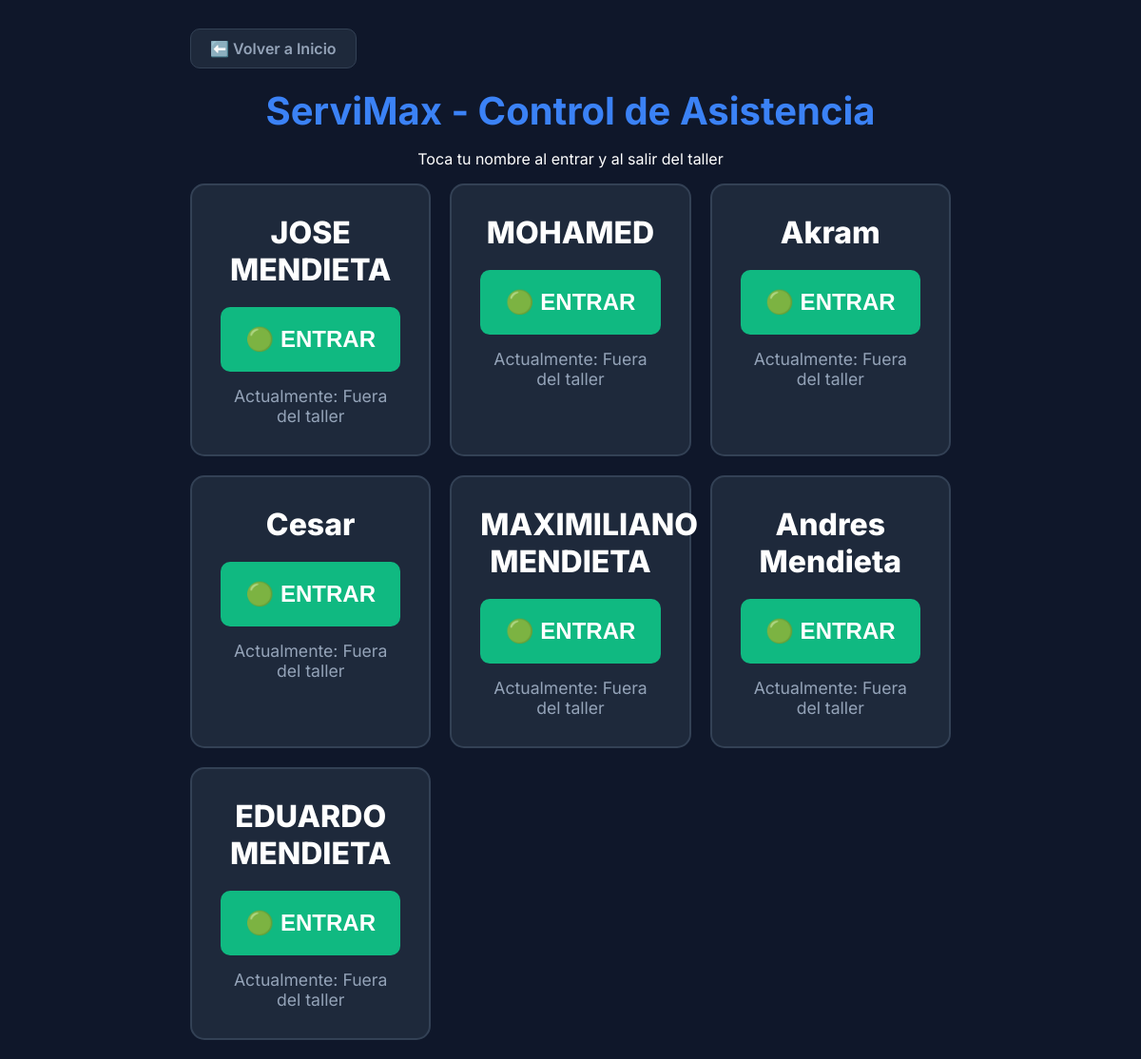
The app's page /fichar/ with its own data.
### taller/models.py (models this page shows, shortened)
class Empleado(models.Model):
    nombre = models.CharField(max_length=100)
    telefono = models.CharField(max_length=20, blank=True, null=True)
    sueldo_por_dia = models.DecimalField(max_digits=10, decimal_places=2, default=50.00)
    es_sueldo_fijo = models.BooleanField(default=False)
    sueldo_fijo_mensual = models.DecimalField(max_digits=8, decimal_places=2, default=1000.00)

### taller/views.py (the view, shortened to what this page needs)
# urls.py: path('fichar/', views.fichador_mecanicos, name='fichador'),
def fichador_mecanicos(request):
    mensaje = ""
    hoy = timezone.localtime().date()
    empleados_data = []
    empleados_db = Empleado.objects.all()
    for emp in empleados_db:
        turno_abierto = Asistencia.objects.filter(empleado=emp, fecha=hoy, hora_salida__isnull=True).exists()
        empleados_data.append({
            'id': emp.id,
            'nombre': emp.nombre,
            'trabajando_ahora': turno_abierto
        })
    return render(request, 'taller/fichador.html', {
        'empleados': empleados_data,
        'mensaje': mensaje
    })

### taller/templates/taller/fichador.html (shortened to what this page needs)
<!DOCTYPE html>
<html lang="es">
<head>
</head>
<body>
    <div class="header-top">
        <a href="{% url 'home' %}" class="btn-volver">⬅️ Volver a Inicio</a>
    </div>
    <h1>ServiMax - Control de Asistencia</h1>
    <p>Toca tu nombre al entrar y al salir del taller</p>
    <div class="grid">
        {% for emp in empleados %}
        <div class="tarjeta">
            <div class="nombre">{{ emp.nombre }}</div>
            <form method="POST">
                {% if not emp.trabajando_ahora %}
                    <button type="submit" name="accion" value="entrar" class="btn btn-entrar">🟢 ENTRAR</button>
                    <div class="estado">Actualmente: Fuera del taller</div>
                {% else %}
                    <button type="submit" name="accion" value="salir" class="btn btn-salir">🔴 SALIR</button>
                    <div class="estado" style="color: #10b981;">Actualmente: Trabajando</div>
                {% endif %}
            </form>
        </div>
        {% endfor %}
    </div>
</body>
</html>

### taller/templates/taller/fichador.html (style rules this page uses)
body { font-family: 'Inter', sans-serif; background-color: #0f172a; color: white; text-align: center; padding: 20px; margin: 0; }
.header-top { display: flex; justify-content: flex-start; max-width: 800px; margin: 0 auto 20px auto; padding-top: 10px; }
.btn-volver { background: #1e293b; color: #94a3b8; padding: 10px 20px; text-decoration: none; border-radius: 10px; font-weight: 600; border: 1px solid #334155; transition: 0.2s; }
h1 { font-size: 2.5em; margin-bottom: 10px; color: #3b82f6; margin-top: 0; }
.grid { display: grid; grid-template-columns: repeat(auto-fit, minmax(250px, 1fr)); gap: 20px; max-width: 800px; margin: 0 auto; }
.tarjeta { background: #1e293b; padding: 30px; border-radius: 15px; border: 2px solid #334155; }
.nombre { font-size: 2em; font-weight: 800; margin-bottom: 20px; }
.btn { width: 100%; padding: 20px; font-size: 1.5em; font-weight: bold; border: none; border-radius: 10px; cursor: pointer; transition: 0.2s; }
.btn-entrar { background: #10b981; color: white; }
.estado { margin-top: 15px; font-size: 1.1em; color: #94a3b8; }

### records on screen
Empleado: nombre "JOSE MENDIETA"
Empleado: nombre "MOHAMED"
Empleado: nombre "Akram"
Empleado: nombre "Cesar"
Empleado: nombre "MAXIMILIANO MENDIETA"
Empleado: nombre "Andres Mendieta"
Empleado: nombre "EDUARDO MENDIETA"
